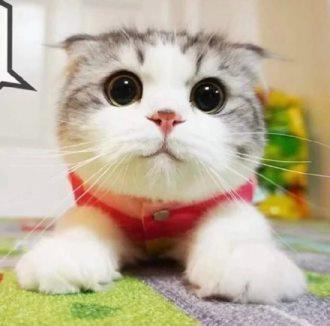
#> input picture roundit/photo/123.jpg, 330 x 326 px; its folder holds only this picture in this run
$ python roundit.py
#> lines starting #> are read from the running program, lines starting #| are printed output that depends on the picture; after the words box and inside, x2 and y2 are one past the last pixel; in counts of white or black regions, pixels touching at a corner belong together
#> in gci, img is the input picture: PIL image 330x326 RGB; mean R, G, B 189.8, 177.2, 153.4
from PIL import Image, ImageDraw
import os

src_direct_name = 'photo'
tar_direct_name = 'save'


def circle_corner(img, radii):
    # 画圆（用于分离4个角）
#> called with radii = 20
    circle = Image.new('L', (radii * 2, radii * 2), 0)  # 创建黑色方形
#> circle: PIL image 40x40 L; every value is 0
    # circle.save('1.jpg','JPEG',qulity=100)
    draw = ImageDraw.Draw(circle)
    draw.ellipse((0, 0, radii * 2, radii * 2), fill=255)  # 黑色方形内切白色圆形
    # circle.save('2.jpg','JPEG',qulity=100)

    img = img.convert("RGBA")
#> img: PIL image 330x326 RGBA
    w, h = img.size
#> w = 330; h = 326

    alpha = Image.new('L', img.size, 255)
#> alpha: PIL image 330x326 L; every value is 255
    alpha.paste(circle.crop((0, 0, radii, radii)), (0, 0))  # 左上角
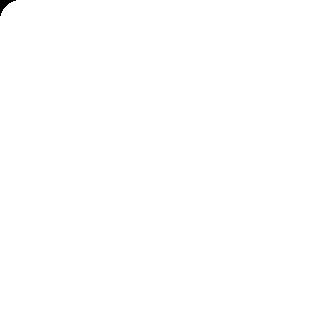
#> alpha: PIL image 330x326 L; 99.9% white; 1 black region, box (x1, y1, x2, y2) and area: (0, 0, 16, 16) 92
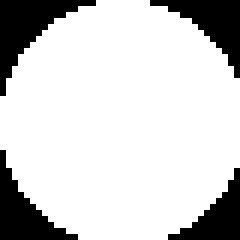
#> circle: PIL image 40x40 L (shown 6 times larger); 80.9% white; 4 black regions, box (x1, y1, x2, y2) and area: (0, 0, 16, 16) 92, (25, 0, 40, 13) 76, (0, 25, 13, 40) 76, (28, 28, 40, 40) 61
    alpha.paste(circle.crop((radii, 0, radii * 2, radii)),
                (w - radii, 0))  # 右上角
#> alpha: PIL image 330x326 L; 99.8% white; 2 black regions, box (x1, y1, x2, y2) and area: (0, 0, 16, 16) 92, (315, 0, 330, 13) 76
    alpha.paste(circle.crop((radii, radii, radii * 2, radii * 2)),
                (w - radii, h - radii))  # 右下角
#> alpha: PIL image 330x326 L; 99.8% white; 3 black regions, box (x1, y1, x2, y2) and area: (0, 0, 16, 16) 92, (315, 0, 330, 13) 76, (318, 314, 330, 326) 61
    alpha.paste(circle.crop((0, radii, radii, radii * 2)),
                (0, h - radii))  # 左下角
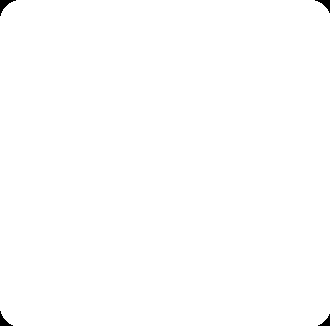
#> alpha: PIL image 330x326 L; 99.7% white; 4 black regions, box (x1, y1, x2, y2) and area: (0, 0, 16, 16) 92, (315, 0, 330, 13) 76, (0, 311, 13, 326) 76, (318, 314, 330, 326) 61

    img.putalpha(alpha)  # 白色区域透明可见，黑色区域不可见

    return img


def gci(filepath):
    # 遍历filepath下所有文件，包括子目录
    files = os.listdir(filepath)
    for fi in files:
        fi_d = os.path.join(filepath, fi)
        if os.path.isdir(fi_d):
            gci(fi_d)
        else:
            obPath = os.path.join(filepath, fi_d)
            img_name = os.path.basename(obPath)
            print('当前处理：', obPath)
            img = Image.open(obPath)
            img = img.resize(img.size, Image.Resampling.LANCZOS)
            img = circle_corner(img, radii)
            targetPath = os.path.dirname(obPath)
            targetPath = targetPath.replace(src_direct_name, tar_direct_name)
            if not os.path.exists(targetPath):  # 如不存在目标目录则创建
                os.makedirs(targetPath)
            img.save(targetPath + os.path.sep + img_name, 'png', quality=100)


if __name__ == '__main__':

    radii = 20  # 圆角大小
    tar_width = 300  # 放缩的宽
    tar_height = 300  # 放缩的高

    current_path = os.path.abspath(__file__)  # 获取当前文件的绝对路径
    father_path = os.path.abspath(os.path.dirname(
        current_path) + os.path.sep)  # 获取当前文件的父目录

    # 拼接成绝对路径
    src_path = os.path.join(father_path + os.path.sep + src_direct_name)
    tar_path = os.path.join(father_path + os.path.sep + tar_direct_name)

    gci(src_path)
